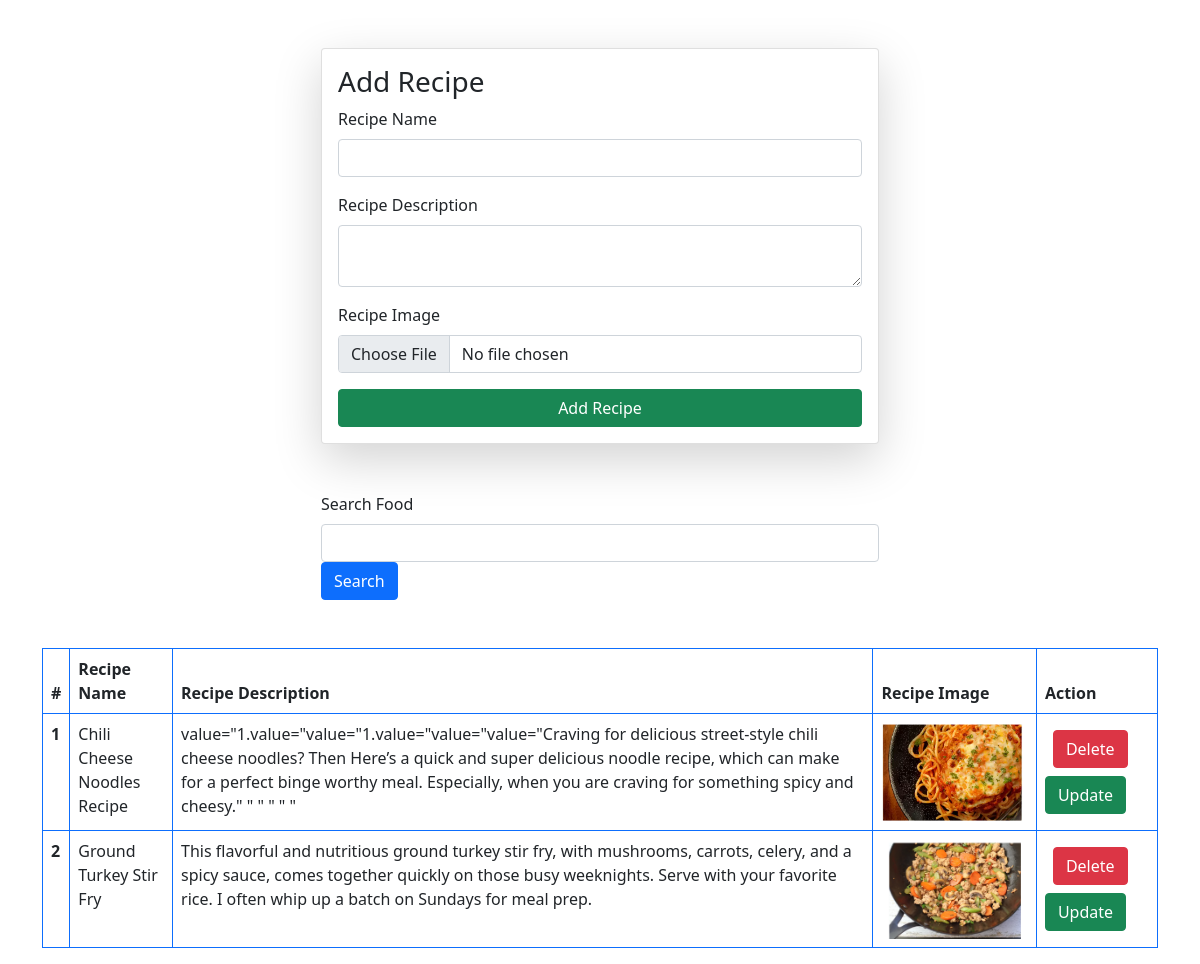
The app's page /recipes/ with its own data.
### vege/models.py (models this page shows)
class Recipe(models.Model):
    user = models.ForeignKey(User, on_delete=models.SET_NULL, null=True, blank=True)
    recipe_name = models.CharField(max_length=100)
    recipe_description = models.TextField()
    recipe_image = models.ImageField(upload_to='recipe')

### vege/views.py (the view, shortened to what this page needs)
# urls.py: path('recipes/', Recipes, name='recipes'),
def Recipes(request):
    queryset = Recipe.objects.all()
    if request.GET.get('search'):
        queryset = queryset.filter(recipe_name__icontains = request.GET.get('search'))
    context = {'Recipes': queryset}
    return render(request, 'recipes.html', context)

### templates/recipes.html (shortened to what this page needs)
{% extends 'base.html' %}
{% block start %}
<div class="container mt-5" >
    <form class="col-6 mx-auto card p-3 shadow-lg" method="POST" enctype="multipart/form-data">
      <h3>Add Recipe</h3>
        <div class="mb-3">
          <label for="exampleInputEmail1" class="form-label">Recipe Name</label>
          <input type="text" class="form-control" name="recipe_name"  id="exampleInputEmail1" aria-describedby="emailHelp">
        </div>
        <div class="mb-3">
          <label for="exampleInputPassword1"  class="form-label">Recipe Description</label>
          <textarea class="form-control"  name="recipe_description" ></textarea>
        </div>
        <div class="mb-3">
          <label for="exampleInputPassword1" class="form-label">Recipe Image</label>
          <input type="file" name="recipe_image" class="form-control"  id="exampleInputEmail1" aria-describedby="emailHelp">
        </div>
        <button type="submit" class="btn btn-success">Add Recipe</button>
      </form>
      <div class="mt-5">
        <div class="mx-auto col-6">
          <div class="nb3">
            <form>
              <label for="exampleInputEmail1" class="form-label">Search Food</label>
              <input type="text" name="search" class="form-control">
            <div>
              <button type="submit" class="btn btn-primary">Search</button>
            </div>
            </form>
        </div>
      </div>
      <table class="table table-bordered border-primary mt-5">
        <thead>
          <tr>
            <th scope="col">#</th>
            <th scope="col">Recipe Name</th>
            <th scope="col">Recipe Description</th>
            <th scope="col">Recipe Image</th>
            <th scope="col">Action</th>
          </tr>
        </thead>
        <tbody>
          {% for recipe in Recipes %}
          <tr>
            <th scope="row">{{ forloop.counter }}</th>
            <td>{{ recipe.recipe_name }}</td>
            <td>{{ recipe.recipe_description }}</td>
            <td>
              <img src="/media/{{ recipe.recipe_image }}" style="height: 100px;" >
            </td>
            <td>
              <a onclick="confirmDelete('/delete_recipe/{{recipe.id}}/')" class="btn btn-danger m-2">Delete</a>
              <a onclick="confirmUpdate('/update_recipe/{{recipe.id}}/')" class="btn btn-success">Update</a>
            </td>
          </tr>
          {% endfor %}
        </tbody>
      </table>
</div>
{% endblock %}

### records on screen
Recipe: recipe_name "Chili Cheese Noodles Recipe", recipe_description "value=\"1.value=\"value=\"1.value=\"value=\"value=\"Craving for delicious street-style chili cheese noodles? Then Here’s a quick and super delicious noodle recipe, which can make for a perfect binge worthy meal. Especially, when you are craving for something spicy and cheesy.\" \" \" \" \" \"", recipe_image (picture)
Recipe: recipe_name "Ground Turkey Stir Fry", recipe_description "This flavorful and nutritious ground turkey stir fry, with mushrooms, carrots, celery, and a spicy sauce, comes together quickly on those busy weeknights. Serve with your favorite rice. I often whip up a batch on Sundays for meal prep.", recipe_image (picture)
